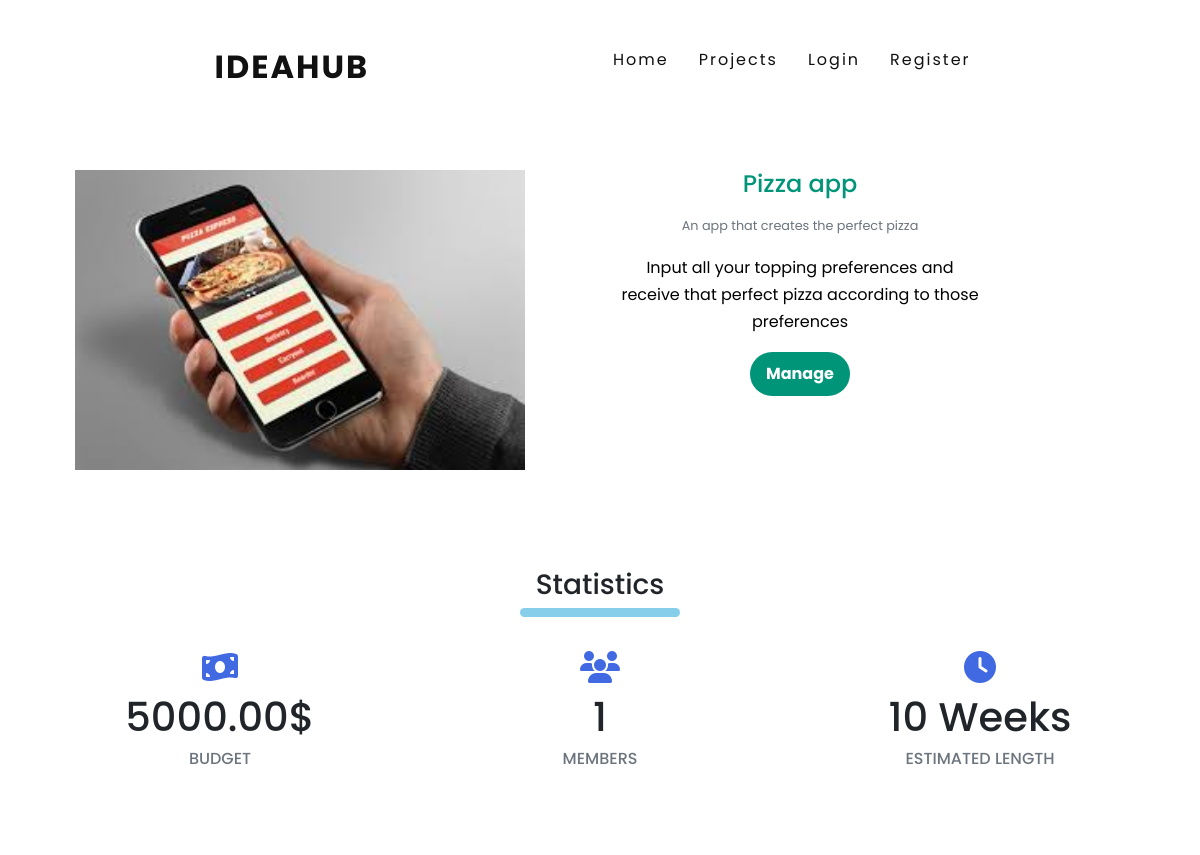
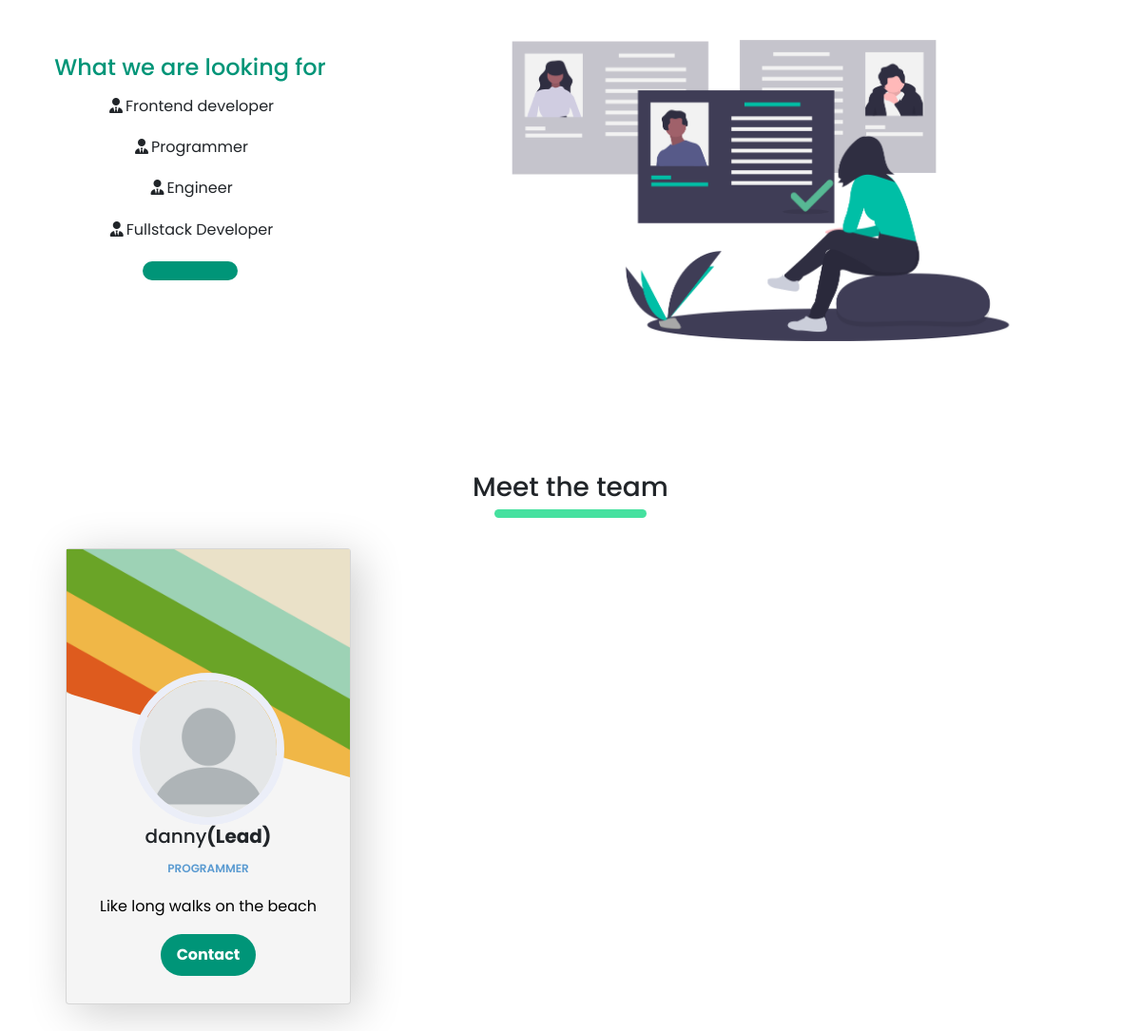
The page /project/Pizza app on the database its author committed (2 pictures, top to bottom).
### plan/models.py (models this page shows, shortened)
class Project(models.Model):
    name=models.CharField(max_length=64)
    budget=models.DecimalField(max_digits=8,decimal_places=2)
    date=models.DateTimeField(auto_now=True)
    description=models.TextField(max_length=1000)
    headline=models.TextField(max_length=64,null=True)
    est_length=models.DecimalField(max_digits=3,decimal_places=0,null=True)
    required=models.ManyToManyField(Title)
    manager=models.ForeignKey(User,on_delete=models.CASCADE,null=True,related_name='manager')
    members=models.ManyToManyField(User, related_name='members')
    img=models.ImageField(upload_to='project_imgs',blank=True,default='plan/no_image.png')
    applications=models.ManyToManyField(User,related_name='applications',blank=True)

class Title(models.Model):
    name=models.CharField(max_length=32)
    def __str__(self):
        return f"{self.name}"

class User(AbstractUser):
    img=models.ImageField(upload_to='profile_pic',blank=True,default='blank-profile-picture.png')
    about=models.TextField(max_length=1000,blank=True)
    jobs=models.ForeignKey(Title,on_delete=models.CASCADE,null=True)
    experience=models.TextField(max_length=1000,blank=True)
    invites=models.ManyToManyField('Project',blank=True)

### plan/views.py (the view)
# urls.py: path("project/<str:project_name>",views.project,name="project"),
def project(request,project_name):
    project=Project.objects.get(name=project_name)
    return render(request,'plan/project.html',{
        'project':project
    })

### plan/templates/plan/project.html (shortened to what this page needs)
{%extends "plan/layout.html"%}
{%load static%}
{%block body%}
<section id="project">
<div class="card mb-3 text-center index_card">
        <div class="row no-gutters">
            <div class="col-md-6" id="project_img">
                <img src="{{project.img.url}}" class="img-fluid project_img">
            </div>
            <div class="col-md-4">
                <div class="card-body index_card_body">
                    <div class="card-title index_card_title p-0"><h4>{{project.name}}</h4></div>
                    <p class="card-text p-0 text-muted"><small>{{project.headline}}</small></p>
                    <p class="card-text p-0">{{project.description}}<br></p>
                    <a href="{%url 'manage' project.name%}"class="btn btn-primary">Manage</a>
                </div>
            </div>
        </div>
</div>
<br><br><br>
<h3 class="text-center need-heading">Statistics</h3>
<div class="container">
    <div class="row stats-content">
        <div class="col-md-4 text-center">
            <i class="fas fa-money-bill-wave fa-2x project-icons"></i>
            <h1>{{project.budget}}$</h1>
            <h6 class="text-muted">BUDGET</h6>
        </div>
        <div class="col-md-4 text-center">
            <i class="fas fa-users fa-2x project-icons"></i>
            <h1>{{project.members.count}}</h1>
            <h6 class="text-muted">MEMBERS</h6>
        </div>
        <div class="col-md-4 text-center">
            <i class="fas fa-clock fa-2x project-icons"></i>
            <h1>{{project.est_length}} Weeks</h1>
            <h6 class="text-muted">ESTIMATED LENGTH</h6>
        </div>
    </div>
</div>
<br><br><br>
<div class="card mb-3 text-center index_card looking_card" >
    <div class="row no-gutters">
        <div class="col-md-4">
            <div class="card-title index_card_title">
                <br><br>
                <h4>What we are looking for</h4>
            </div>
            {%for job in project.required.all %}
            <ul class="looking_for">
                <li><span><i class="fas fa-user-tie fa-fw"></i></span>{{job.name}}</li>
            </ul>
            {%endfor%}
            <button class="btn btn-primary" id="apply_btn"></button>
         </div>
            <div class="col-md-8">
                <img src="/media/plan/project_hire_img.png" id="looking_img"  class="img-fluid">
            </div>
    </div>
</div>
<br><br><br>
<h3 class="text-center team-heading">Meet the team</h3>
<div class="container">
    <div class="row">
    {%for member in project.members.all %}
        <div class="col-md-3.5">
            <div class="card text-center team-card align-items-center">
                <img src="/media/plan/card-background.png" class="team-card-img">
                <div class="card-img-overlay team-card-body">
                    <img class="card-img team-profile-img" src="{{member.img.url}}">
                    {%if project.manager.username == member.username%}
                        <h5 class="card-title">{{member.username}}<strong>(Lead)</strong></h5>
                    {%else%}
                    <h5 class="card-title">{{member.username}}</h5>
                    {%endif%}
                    <p class="card-text profile-usertitle-job">{{member.jobs}}</p>
                    <p class="card-text">{{member.about}}</p>
                    <button class="btn btn-primary">Contact</button>
                </div>
            </div>
        </div>
    {%endfor%}
    </div>
</div>
</section>
{%endblock%}

### plan/static/plan/styles.css (style rules this page uses)
* { margin:0; padding:0; box-sizing:border-box; font-family:'Poppins',sans-serif; }
body { background:#fff; line-height: 1.7; font-size:1rem; min-height:200vh; }
img { height: auto; }
li { list-style:none; }
p { color:black; }
.index_card { margin-top:120px; border:none; }
.index_card_body { margin-top:30px; }
.index_card_title { color:#009578; }
.btn { padding: 10px; color: #ffffff; font-weight: bold; background: #009578; width: 100px; border: none; outline: none; border-radius: 40px; cursor: pointer; }
.profile-usertitle-job { text-transform: uppercase; color: #5b9bd1; font-size: 12px; font-weight: 600; margin-bottom: 15px; }
#project_img { margin-top:50px; }
.project_img { min-height:300px; height:100%; }
.stats-content { margin-top:50px; }
.project-icons,.index-project-icons { margin-bottom:10px; color:#4169e1; }
#looking_img { min-width:350px; width:80%; height:100%; }
.looking_card { margin-top:0px; }
.team-heading::after,.need-heading::after,.index-need-heading::after { content:""; width:10rem; height:.6rem; background-color:#45e19f; position: absolute; margin-top:40px; left:50%; transform:translateX(-50%); border-radius:2rem; }
.need-heading::after { background-color:#87CEEB ; }
.team-card { display: inline-block; margin:40px 39px; width:300px; height:480px; background-color:#F5F5F5; display:flex; box-shadow: .5rem .5rem 3rem rgba(0,0,0,0.2); }
.team-card-img { width:100%; height:15rem; object-fit:cover; clip-path: polygon(0 0, 100% 0, 100% 100%, 0 63%); }
.team-profile-img { width:10rem; height:10rem; object-fit:cover; border-radius: 50%; z-index: 999; border:.5rem solid #ebeef8; }
.team-card-body { margin-top:110px; }

### rows shown on the page
Project: img (picture), name "Pizza app", headline "An app that creates the perfect pizza", description "Input all your topping preferences and receive that perfect pizza according to those preferences", budget "5000.00", members.count "1", est_length "10"
Title: name "Frontend developer"
Title: name "Programmer"
Title: name "Engineer"
Title: name "Fullstack Developer"
User: img (placeholder picture), username "danny", jobs "PROGRAMMER", about "Like long walks on the beach"
